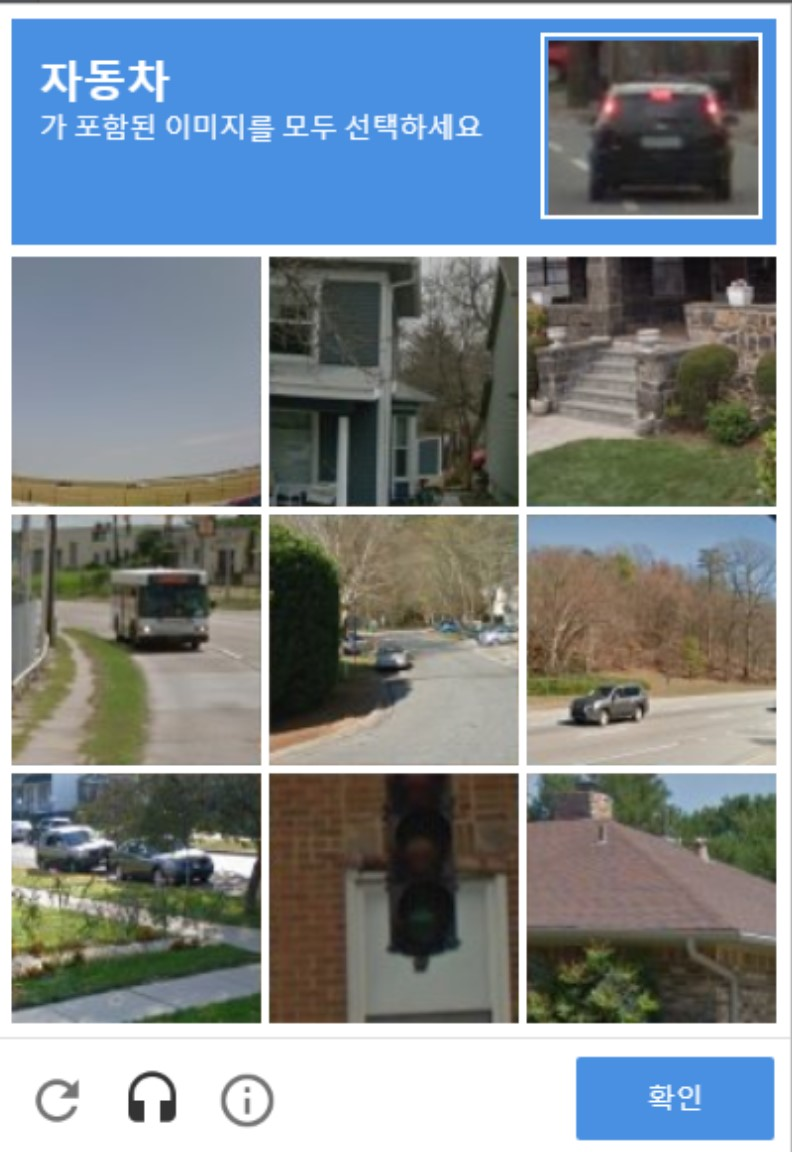
#> input picture opencvproject/image_recaptcha/Image_1.jpg, 792 x 1152 px, found by its file name
$ python detect_square.py
#> lines starting #> are read from the running program, lines starting #| are printed output that depends on the picture; after the words box and inside, x2 and y2 are one past the last pixel; in counts of white or black regions, pixels touching at a corner belong together
import cv2
#reading the image
image = cv2.imread("C:/opencvproject/image_recaptcha/Image_1.jpg")
#> image is the input picture: shape (1152, 792, 3); mean B, G, R 143.4, 137.3, 127.2
edged = cv2.Canny(image, 10, 250)
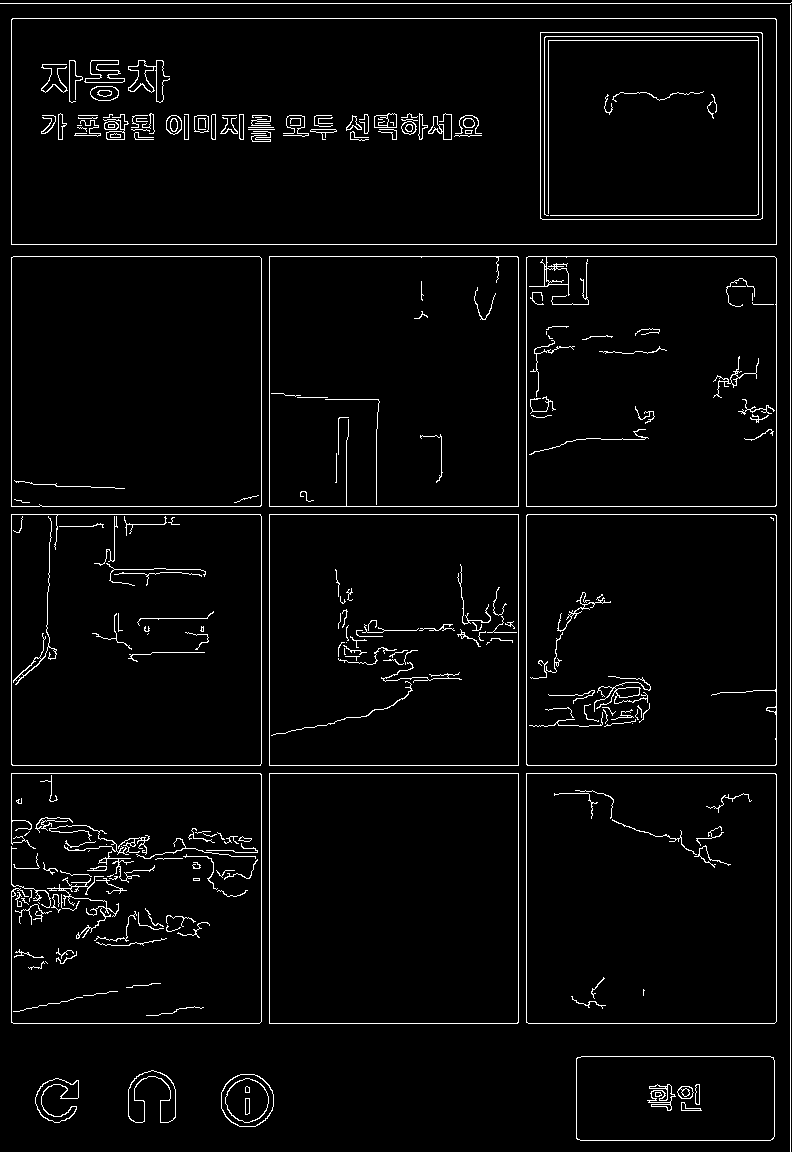
#> edged: shape (1152, 792); 3.4% white in thin lines or dots
cv2.imshow("Edges", edged)
##cv2.imwrite('C:/opencvproject/image_recaptcha/Image_1_Edges', image)
cv2.waitKey(0)

#applying closing function
kernel = cv2.getStructuringElement(cv2.MORPH_RECT, (7, 7))
closed = cv2.morphologyEx(edged, cv2.MORPH_CLOSE, kernel)
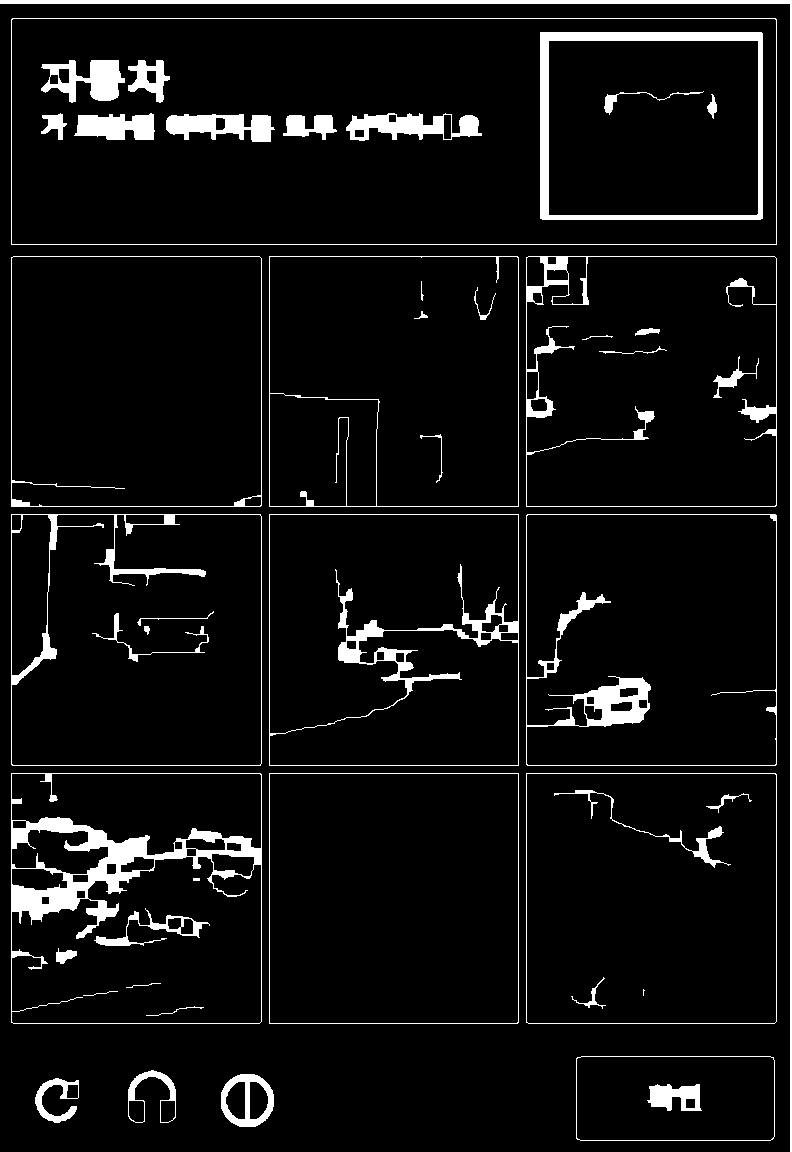
#> closed: shape (1152, 792); 6.6% white; 47 white regions (1 under 20 px)
cv2.imshow("Closed", closed)
##cv2.imwrite('C:/opencvproject/image_recaptcha/Image_1_Closed', image)
cv2.waitKey(0)

#finding_contours
(cnts, _) = cv2.findContours(closed.copy(), cv2.RETR_EXTERNAL, cv2.CHAIN_APPROX_SIMPLE)
#> cnts = 15 contours; largest, box (x1, y1, x2, y2) and area: (11, 18, 777, 245) 172889, (526, 514, 777, 766) 62748, (11, 514, 262, 766) 62746, (269, 514, 519, 766) 62499, (526, 773, 777, 1024) 62496

for c in cnts:
	peri = cv2.arcLength(c, True)
	approx = cv2.approxPolyDP(c, 0.02 * peri, True)
	cv2.drawContours(image, [approx], -1, (0, 255, 0), 2)
#> this loop made 15 passes
#> (peri, approx) on passes 4 to 14: (558.7, [[576, 1058], [577, 1139], [774, 1136], [773, 1057]]), (997.7, [[526, 773], [526, 1022], [774, 1023], [776, 774]]), (997.4, [[269, 773], [269, 1023], [517, 1023], [518, 773]]), (997.7, [[11, 773], [11, 1022], [259, 1023], [261, 774]]), (999.7, [[527, 514], [526, 764], [775, 765], [776, 515]]), (1000, [[269, 514], [269, 765], [518, 765], [518, 514]]), (1000.2, [[11, 514], [11, 764], [260, 765], [260, 514]]), (997.7, [[526, 257], [526, 506], [776, 505], [774, 256]]), (997.4, [[269, 256], [269, 506], [518, 506], [518, 257]]), (997.7, [[11, 257], [11, 506], [261, 505], [259, 256]]), (1980.8, [[11, 19], [11, 244], [776, 244], [775, 18]])
#> peri on passes 1 to 3: 256.9, 175.2, 291.9
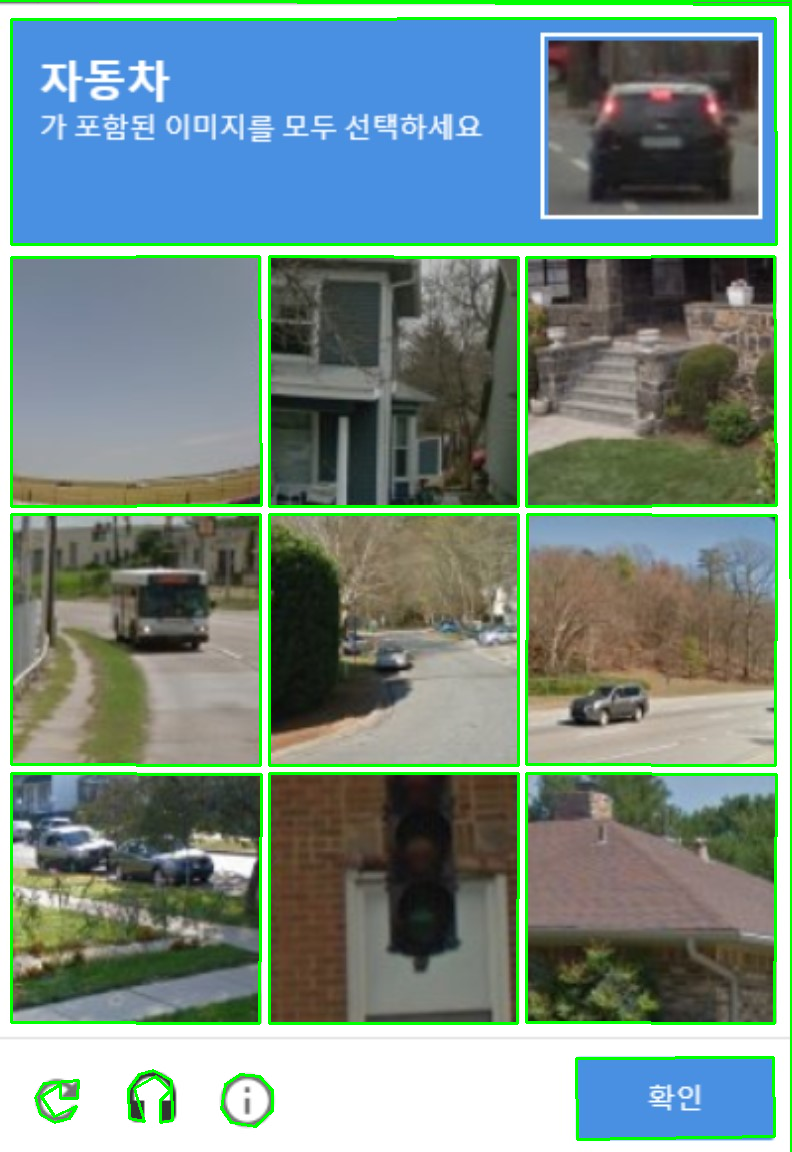
#> image: shape (1152, 792, 3); 4.64% of pixels changed, all inside (x1, y1, x2, y2) = (0, 0, 792, 1152)

cv2.imshow("Output", image)
##cv2.imwrite('C:/opencvproject/image_recaptcha/Image_1_Output', image)
cv2.waitKey(0)

$ run again, with opencvproject/image_recaptcha/Image_2.jpg copied over opencvproject/image_recaptcha/Image_1.jpg
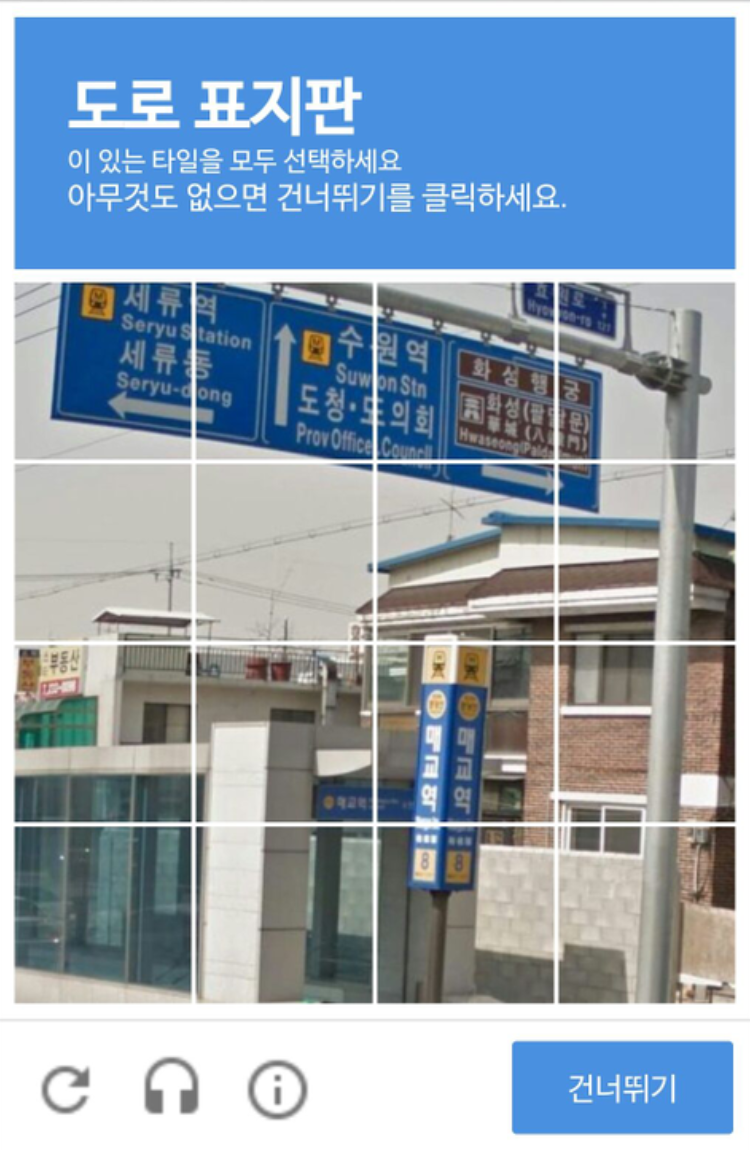
#> input picture opencvproject/image_recaptcha/Image_2.jpg, 750 x 1150 px, found by its file name
#> image is the input picture: shape (1150, 750, 3); mean B, G, R 178.8, 161.2, 142.9
#> `edged = cv2.Canny(image, 10, 250)`:
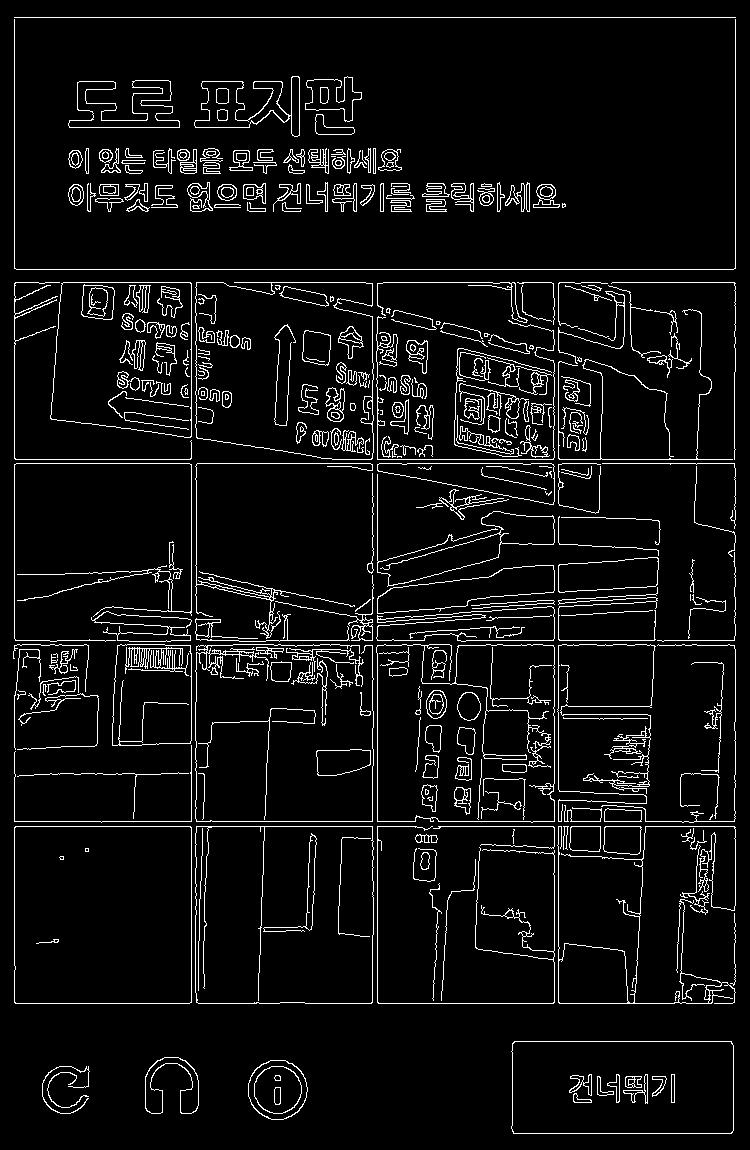
#> edged: shape (1150, 750); 6% white in thin lines or dots
#> closed: shape (1150, 750); 15.1% white; 29 white regions (2 under 20 px)
#> cnts = 6 contours; box (x1, y1, x2, y2) and area: (13, 282, 736, 1004) 519390, (14, 17, 736, 270) 181689, (511, 1041, 734, 1134) 20324, (248, 1060, 308, 1120) 2756, (145, 1057, 199, 1114) 1331, (42, 1066, 90, 1114) 913
#> the loop `for c in cnts:` made 6 passes
#> peri on passes 1 to 3: 290.8, 196.8, 321.8
#> after the loop `for c in cnts:`:
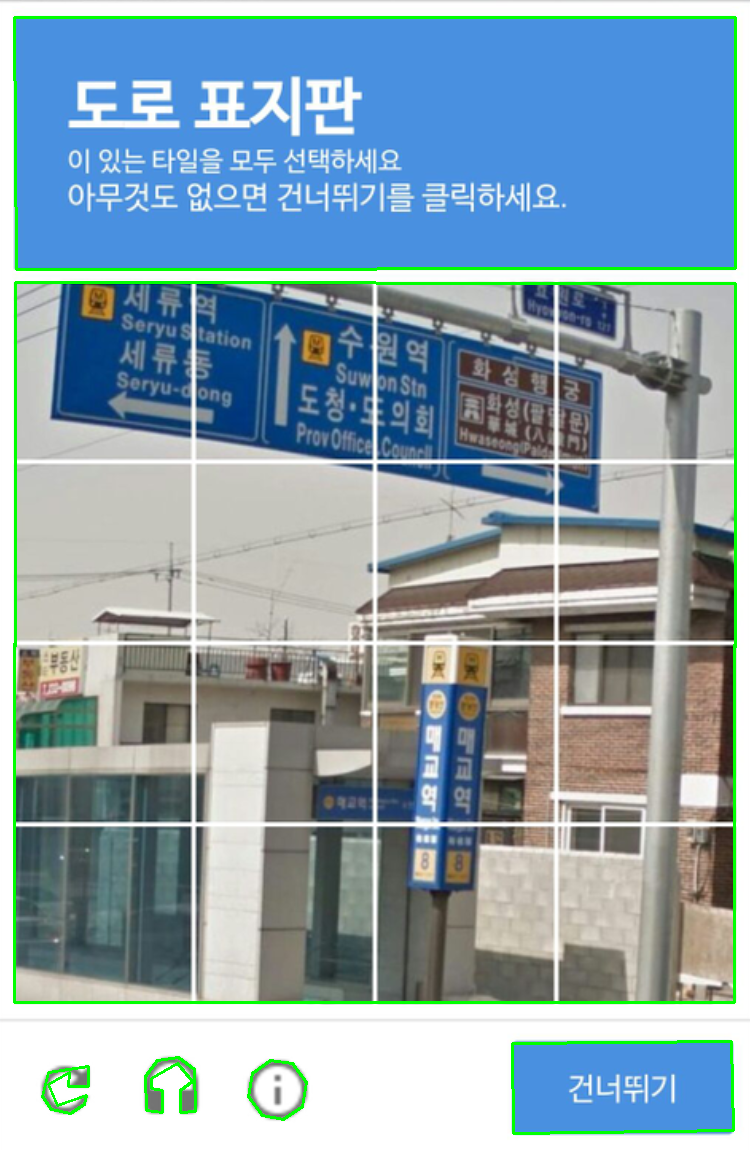
#> image: shape (1150, 750, 3); 2.15% of pixels changed, all inside (x1, y1, x2, y2) = (13, 16, 737, 1135)
